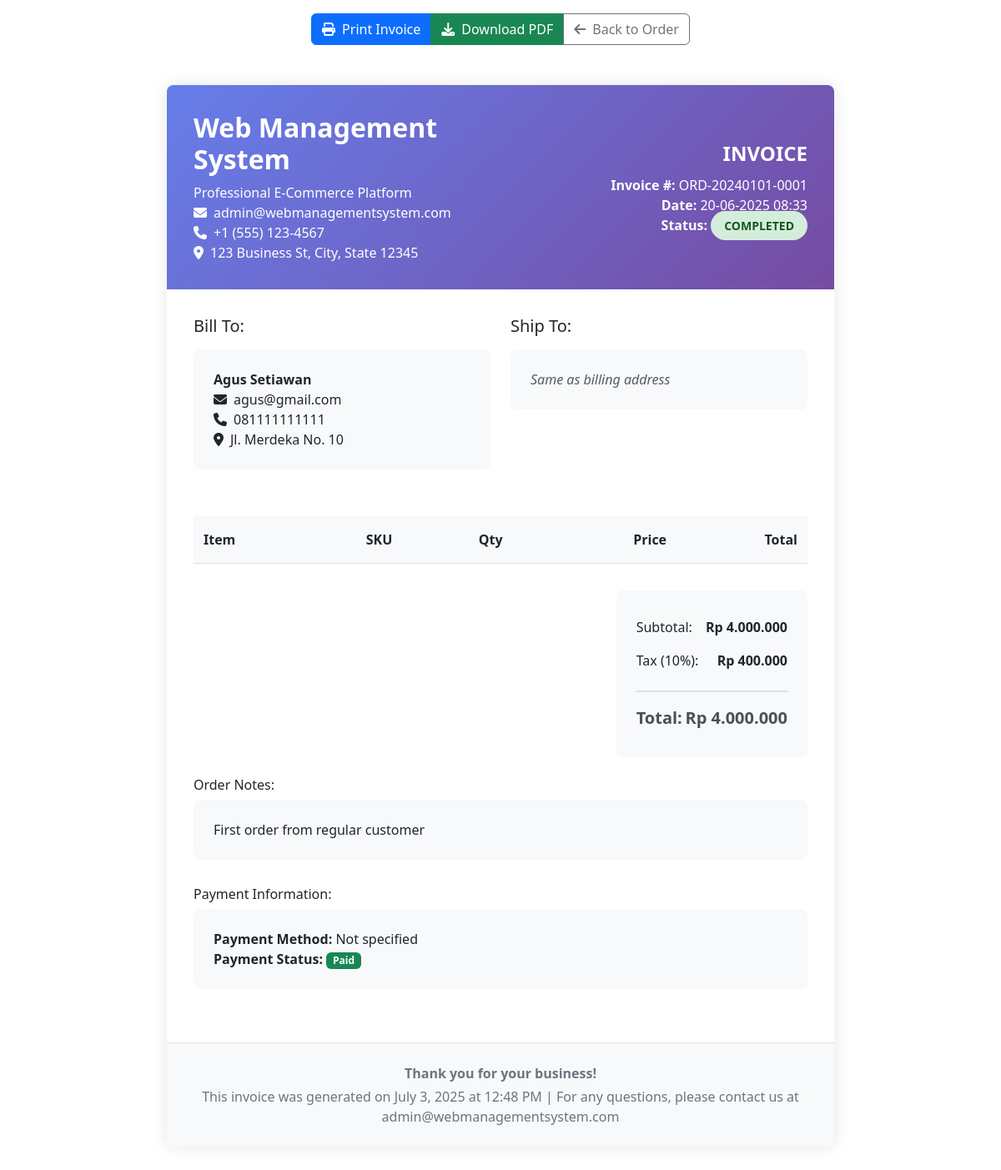
Page /admin/orders/invoice.php?id=1 (signed in) on the committed database.
### tables this page shows
CREATE TABLE `orders` (
  `id` int(11) NOT NULL,
  `customer_id` int(11) NOT NULL,
  `user_id` int(11) NOT NULL,
  `order_number` varchar(50) NOT NULL,
  `total_amount` decimal(10,2) NOT NULL DEFAULT 0.00,
  `status` enum('pending','processing','completed','cancelled') DEFAULT 'pending',
  `payment_status` enum('unpaid','paid','partial') DEFAULT 'unpaid',
  `order_date` timestamp NOT NULL DEFAULT current_timestamp(),
  `notes` text DEFAULT NULL
);

CREATE TABLE `customers` (
  `id` int(11) NOT NULL,
  `name` varchar(100) NOT NULL,
  `email` varchar(100) DEFAULT NULL,
  `phone` varchar(20) DEFAULT NULL,
  `address` text DEFAULT NULL,
  `city` varchar(50) DEFAULT NULL,
  `postal_code` varchar(10) DEFAULT NULL,
  `is_active` tinyint(1) DEFAULT 1,
  `created_at` timestamp NOT NULL DEFAULT current_timestamp()
);

### config/database.php (called while the page is built, shortened)
<?php
class Database {
    private $host = '127.0.0.1';
    private $dbname = 'web_app_db';
    private $username = 'root';
    private $password = '';
    private $charset = 'utf8mb4';
    private $pdo;
    public function connect() {
        if ($this->pdo === null) {
            try {
                $dsn = "mysql:host={$this->host};dbname={$this->dbname};charset={$this->charset}";
                $options = [
                    PDO::ATTR_ERRMODE => PDO::ERRMODE_EXCEPTION,
                    PDO::ATTR_DEFAULT_FETCH_MODE => PDO::FETCH_ASSOC,
                    PDO::ATTR_EMULATE_PREPARES => false,
                    PDO::MYSQL_ATTR_INIT_COMMAND => "SET NAMES {$this->charset}"
                ];
                $this->pdo = new PDO($dsn, $this->username, $this->password, $options);
            } catch (PDOException $e) {
                error_log("Database connection error: " . $e->getMessage());
                die("Database connection failed. Please check configuration.");
            }
        }
        return $this->pdo;
    }
}
$database = new Database();
$pdo = $database->connect();
function getDB() {
    global $pdo;
    return $pdo;
}
function executeQuery($sql, $params = []) {
    try {
        $pdo = getDB();
        $stmt = $pdo->prepare($sql);
        $stmt->execute($params);
        return $stmt;
    } catch (PDOException $e) {
        error_log("Query error: " . $e->getMessage());
        throw new Exception("Database query failed");
    }
}
function getRecord($sql, $params = []) {
    $stmt = executeQuery($sql, $params);
    return $stmt->fetch();
}
?>

### includes/functions.php (called while the page is built, shortened)
<?php
require_once dirname(__DIR__) . '/config/database.php';
function formatDateTime($datetime, $format = DISPLAY_DATETIME_FORMAT) {
    return date($format, strtotime($datetime));
}
function formatCurrency($amount, $currency = 'IDR') {
    if ($currency === 'IDR') {
        return 'Rp ' . number_format($amount, 0, ',', '.');
    }
    return '$' . number_format($amount, 2, '.', ',');
}
?>

### admin/orders/invoice.php (the view, shortened to what this page needs)
<?php
require_once '../../includes/functions.php';
$order_id = (int)($_GET['id'] ?? 0);
$order = getRecord("
    SELECT o.*, c.name as customer_name, c.email as customer_email,
           c.phone as customer_phone, c.address as customer_address
    FROM orders o
    LEFT JOIN customers c ON o.customer_id = c.id
    WHERE o.id = ?
", [$order_id]);
$order_items = executeQuery("
    SELECT od.*, p.name as product_name, p.sku as product_sku, p.image as product_image
    FROM order_details od
    LEFT JOIN products p ON od.product_id = p.id
    WHERE od.order_id = ?
    ORDER BY od.id
", [$order_id]);
$subtotal = 0;
foreach ($order_items as $item) {
    $subtotal += $item['quantity'] * $item['price'];
}
$tax_rate = 0.1;
$tax_amount = $subtotal * $tax_rate;
?>
<!DOCTYPE html>
<html lang="en">
<head>
    <link href="https://cdn.jsdelivr.net/npm/bootstrap@5.3.0/dist/css/bootstrap.min.css" rel="stylesheet">
    <link href="https://cdnjs.cloudflare.com/ajax/libs/font-awesome/6.4.0/css/all.min.css" rel="stylesheet">
</head>
<body>
    <div class="container-fluid">
        <div class="text-center py-3 no-print">
            <div class="btn-group">
                <button onclick="window.print()" class="btn btn-primary">
                    <i class="fas fa-print me-2"></i>Print Invoice
                </button>
                <a href="invoice.php?id=<?= $order_id ?>&format=pdf" class="btn btn-success">
                    <i class="fas fa-download me-2"></i>Download PDF
                </a>
                <a href="view.php?id=<?= $order_id ?>" class="btn btn-outline-secondary">
                    <i class="fas fa-arrow-left me-2"></i>Back to Order
                </a>
            </div>
        </div>
        <div class="invoice-container">
            <div class="invoice-header">
                <div class="row align-items-center">
                    <div class="col-md-6">
                        <div class="company-info">
                            <h1><?= APP_NAME ?></h1>
                            <p class="mb-0">Professional E-Commerce Platform</p>
                            <p class="mb-0">
                                <i class="fas fa-envelope me-2"></i>admin@<?= strtolower(str_replace(' ', '', APP_NAME)) ?>.com<br>
                                <i class="fas fa-phone me-2"></i>+1 (555) 123-4567<br>
                                <i class="fas fa-map-marker-alt me-2"></i>123 Business St, City, State 12345
                            </p>
                        </div>
                    </div>
                    <div class="col-md-6 text-md-end">
                        <div class="invoice-title">INVOICE</div>
                        <p class="mb-0 mt-2">
                            <strong>Invoice #:</strong> <?= htmlspecialchars($order['order_number']) ?><br>
                            <strong>Date:</strong> <?= formatDateTime($order['order_date']) ?><br>
                            <strong>Status:</strong>
                            <span class="status-badge status-<?= $order['status'] ?>">
                                <?= ucfirst($order['status']) ?>
                            </span>
                        </p>
                    </div>
                </div>
            </div>
            <div class="invoice-body">
                <div class="row mb-4">
                    <div class="col-md-6">
                        <h5 class="mb-3">Bill To:</h5>
                        <div class="invoice-details">
                            <?php if ($order['customer_id']): ?>
                                <strong><?= htmlspecialchars($order['customer_name']) ?></strong><br>
                                <?php if ($order['customer_email']): ?>
                                    <i class="fas fa-envelope me-2"></i><?= htmlspecialchars($order['customer_email']) ?><br>
                                <?php endif; ?>
                                <?php if ($order['customer_phone']): ?>
                                    <i class="fas fa-phone me-2"></i><?= htmlspecialchars($order['customer_phone']) ?><br>
                                <?php endif; ?>
                                <?php if ($order['customer_address']): ?>
                                    <i class="fas fa-map-marker-alt me-2"></i><?= htmlspecialchars($order['customer_address']) ?>
                                <?php endif; ?>
                            <?php endif; ?>
                        </div>
                    </div>
                    <div class="col-md-6">
                        <h5 class="mb-3">Ship To:</h5>
                        <div class="invoice-details">
                            <?php if (!empty($order['shipping_address'])): ?>
                                <i class="fas fa-shipping-fast me-2"></i><?= nl2br(htmlspecialchars($order['shipping_address'])) ?>
                            <?php else: ?>
                                <em class="text-muted">Same as billing address</em>
                            <?php endif; ?>
                        </div>
                    </div>
                </div>
                <div class="table-responsive">
                    <table class="table table-invoice">
                        <thead>
                            <tr>
                                <th>Item</th>
                                <th class="text-center">SKU</th>
                                <th class="text-center">Qty</th>
                                <th class="text-end">Price</th>
                                <th class="text-end">Total</th>
                            </tr>
                        </thead>
                    </table>
                </div>
                <div class="row justify-content-end">
                    <div class="col-md-4">
                        <div class="total-section">
                            <div class="total-row">
                                <span>Subtotal:</span>
                                <strong><?= formatCurrency($subtotal) ?></strong>
                            </div>
                            <div class="total-row">
                                <span>Tax (10%):</span>
                                <strong><?= formatCurrency($tax_amount) ?></strong>
                            </div>
                            <div class="total-row final">
                                <span>Total:</span>
                                <strong><?= formatCurrency($order['total_amount']) ?></strong>
                            </div>
                        </div>
                    </div>
                </div>
                <?php if (!empty($order['notes'])): ?>
                    <div class="mt-4">
                        <h6>Order Notes:</h6>
                        <div class="invoice-details">
                            <?= nl2br(htmlspecialchars($order['notes'])) ?>
                        </div>
                    </div>
                <?php endif; ?>
                <div class="mt-4">
                    <h6>Payment Information:</h6>
                    <div class="invoice-details">
                        <div class="row">
                            <div class="col-md-6">
                                <strong>Payment Method:</strong>
                                <?= ucfirst($order['payment_method'] ?? 'Not specified') ?><br>
                                <strong>Payment Status:</strong>
                                <span class="badge bg-<?= $order['payment_status'] === 'paid' ? 'success' : 'warning' ?>">
                                    <?= ucfirst($order['payment_status'] ?? 'pending') ?>
                                </span>
                            </div>
                            <div class="col-md-6">
                            </div>
                        </div>
                    </div>
                </div>
            </div>
            <div class="invoice-footer">
                <p class="mb-1">
                    <strong>Thank you for your business!</strong>
                </p>
                <p class="mb-0">
                    This invoice was generated on <?= date('F j, Y \a\t g:i A') ?> |
                    For any questions, please contact us at admin@<?= strtolower(str_replace(' ', '', APP_NAME)) ?>.com
                </p>
            </div>
        </div>
    </div>
</body>
</html>

### admin/orders/invoice.php (style rules this page uses)
.invoice-container { max-width: 800px; margin: 2rem auto; background: white; box-shadow: 0 0 20px rgba(0,0,0,0.1); border-radius: 8px; overflow: hidden; }
.invoice-header { background: linear-gradient(135deg, #667eea 0%, #764ba2 100%); color: white; padding: 2rem; }
.company-info h1 { font-size: 2rem; font-weight: bold; margin-bottom: 0.5rem; }
.invoice-title { font-size: 1.5rem; font-weight: 600; }
.invoice-body { padding: 2rem; }
.invoice-details { background: #f8f9fa; padding: 1.5rem; border-radius: 8px; margin-bottom: 2rem; }
.table-invoice { margin-bottom: 0; }
.table-invoice th { background: #f8f9fa; border-top: none; font-weight: 600; padding: 1rem 0.75rem; }
.total-section { background: #f8f9fa; padding: 1.5rem; border-radius: 8px; margin-top: 2rem; }
.total-row { display: flex; justify-content: space-between; align-items: center; padding: 0.5rem 0; }
.total-row.final { border-top: 2px solid #dee2e6; padding-top: 1rem; margin-top: 1rem; font-size: 1.25rem; font-weight: bold; color: #495057; }
.status-badge { padding: 0.5rem 1rem; border-radius: 20px; font-size: 0.875rem; font-weight: 600; text-transform: uppercase; }
.status-completed { background-color: #d4edda; color: #155724; }
.invoice-footer { background: #f8f9fa; padding: 1.5rem 2rem; text-align: center; color: #6c757d; border-top: 1px solid #dee2e6; }

### rows in the picture
orders: order_number "ORD-20240101-0001", order_date "20-06-2025 08:33", status "COMPLETED", customer.name "Agus Setiawan", customer.email "agus@gmail.com", customer.phone "081111111111", customer.address "Jl. Merdeka No. 10", total_amount "Rp 4.000.000", notes "First order from regular customer", payment_status "Paid"

### other values in the picture
APP_NAME "Web Management System"
str_replace(' ', '', APP_NAME) "webmanagementsystem"
formatCurrency($subtotal) "Rp 4.000.000"
formatCurrency($tax_amount) "Rp 400.000"
$order['payment_method'] "Not specified"
